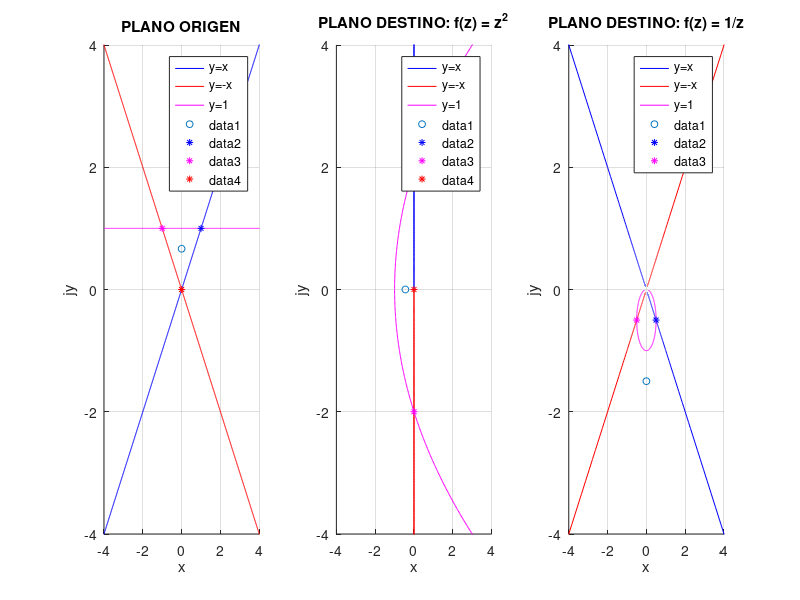

Reproduce this figure in MATLAB.
fprintf('\n');
fprintf('---------------- \n');
fprintf('CLASE 9 MAPEO CONFORME \n');
fprintf('---------------- \n');
fprintf('Mapear el recinto (y=1, y=x, y=-x) a traves de la funciones z^2 y 1/z \n');
fprintf('\n');

clf
hold on


x_min=-100;
x_max=100;
dx=0.01;
x=x_min:dx:x_max;

%Plano Z (ORIGEN)

%Z1: Recta y=x
y=x;
z1=complex(x,y);
%Z2: Recta y=-x
y=-x;
z2=complex(x,y);
%Z3: Recta y=1
y=1;
z3=complex(x,y);
%ZP: Punto de control
zP=2i/3;

%intersecciones
z1_z3 = 1 + i;
z3_z2 = -1 + i;
z2_z1 = 0;



figure(1)


subplot (1, 3, 1);
hold on;
plot(z1,'b');
plot(z2,'r')
plot(z3,'m')
legend('y=x','y=-x','y=1');
plot(real(zP), imag(zP),'o','markersize',5);
plot(real(z1_z3), imag(z1_z3),'*b','markersize',5);
plot(real(z3_z2), imag(z3_z2),'*m','markersize',5);
plot(real(z2_z1), imag(z2_z1),'*r','markersize',5);

xlabel('x'),ylabel('jy');
title('PLANO ORIGEN');
xmin=-4;xmax=-xmin;ymin=-4;ymax=-xmin;
axis([xmin xmax ymin ymax]);
grid on;




subplot (1, 3, 2)
hold on;
plot(z1.^2,'b');
plot(z2.^2,'r')
plot(z3.^2,'m')
legend('y=x','y=-x','y=1');
wP=zP^2;
plot(real(wP), imag(wP),'o','markersize',5);
plot(real(z1_z3^2), imag(z1_z3^2),'*b','markersize',5);
plot(real(z3_z2^2), imag(z3_z2^2),'*m','markersize',5);
plot(real(z2_z1^2), imag(z2_z1^2),'*r','markersize',5);

xlabel('x'),ylabel('jy');
title('PLANO DESTINO: f(z) = z^2');
xmin=-4;xmax=-xmin;ymin=-4;ymax=-xmin;
axis([xmin xmax ymin ymax]);
grid on;


subplot (1, 3, 3)
hold on;
plot(1./z1,'b');
plot(1./z2,'r')
plot(1./z3,'m')
legend('y=x','y=-x','y=1');
wP=1./zP;
plot(real(wP), imag(wP),'o','markersize',5);
plot(real(1./z1_z3), imag(1./z1_z3),'*b','markersize',5);
plot(real(1./z3_z2), imag(1./z3_z2),'*m','markersize',5);
%plot(real(1./z2_z1), imag(1./z2_z1),'*r','markersize',5);

xlabel('x'),ylabel('jy');
title('PLANO DESTINO: f(z) = 1/z');
xmin=-4;xmax=-xmin;ymin=-4;ymax=-xmin;
axis([xmin xmax ymin ymax]);
grid on;
